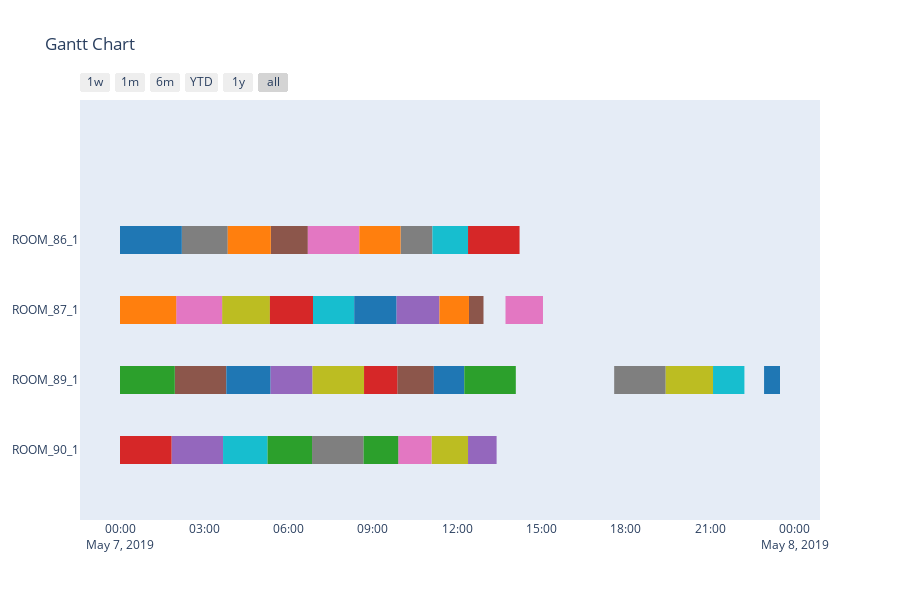

Notebook code for this chart:
### Code cell
df = []
for row in resourcePlanning.itertuples():
    if row.resourceId[:4] == 'ROOM':
        df.append(dict(Task = row.resourceIdEntry, Start=row.fromDate, Finish=row.tillDate))

        
fig = ff.create_gantt(df, group_tasks=True)
fig.show()

### Figure 1 — Plotly figure (JSON) as saved in the notebook; plotly's stock layout.template omitted (floating-point values rounded to 4 significant figures)
{"data": [{"fill": "toself", "fillcolor": "rgb(127, 127, 127)", "hoverinfo": "name", "legendgroup": "rgb(127, 127, 127)", "mode": "none", "name": "ROOM_89_1", "type": "scatter", "x": ["2019-05-07T02:12:00", "2019-05-07T03:50:00", "2019-05-07T03:50:00", "2019-05-07T02:12:00", "2019-05-07T02:12:00", "2019-05-07T06:50:00", "2019-05-07T08:40:00", "2019-05-07T08:40:00", "2019-05-07T06:50:00", "2019-05-07T06:50:00", "2019-05-07T09:59:00", "2019-05-07T11:07:00", "2019-05-07T11:07:00", "2019-05-07T09:59:00", "2019-05-07T09:59:00", "2019-05-07T17:35:00", "2019-05-07T19:25:00", "2019-05-07T19:25:00", "2019-05-07T17:35:00"], "y": [2.8, 2.8, 3.2, 3.2, null, -0.2, -0.2, 0.2, 0.2, null, 2.8, 2.8, 3.2, 3.2, null, 0.8, 0.8, 1.2, 1.2]}, {"fill": "toself", "fillcolor": "rgb(140, 86, 75)", "hoverinfo": "name", "legendgroup": "rgb(140, 86, 75)", "mode": "none", "name": "ROOM_87_1", "type": "scatter", "x": ["2019-05-07T01:57:00", "2019-05-07T03:47:00", "2019-05-07T03:47:00", "2019-05-07T01:57:00", "2019-05-07T01:57:00", "2019-05-07T05:22:00", "2019-05-07T06:41:00", "2019-05-07T06:41:00", "2019-05-07T05:22:00", "2019-05-07T05:22:00", "2019-05-07T09:52:00", "2019-05-07T11:10:00", "2019-05-07T11:10:00", "2019-05-07T09:52:00", "2019-05-07T09:52:00", "2019-05-07T12:25:00", "2019-05-07T12:56:00", "2019-05-07T12:56:00", "2019-05-07T12:25:00"], "y": [0.8, 0.8, 1.2, 1.2, null, 2.8, 2.8, 3.2, 3.2, null, 0.8, 0.8, 1.2, 1.2, null, 1.8, 1.8, 2.2, 2.2]}, {"fill": "toself", "fillcolor": "rgb(148, 103, 189)", "hoverinfo": "name", "legendgroup": "rgb(148, 103, 189)", "mode": "none", "name": "ROOM_90_1", "type": "scatter", "x": ["2019-05-07T01:50:00", "2019-05-07T03:40:00", "2019-05-07T03:40:00", "2019-05-07T01:50:00", "2019-05-07T01:50:00", "2019-05-07T05:21:00", "2019-05-07T06:51:00", "2019-05-07T06:51:00", "2019-05-07T05:21:00", "2019-05-07T05:21:00", "2019-05-07T09:50:00", "2019-05-07T11:22:00", "2019-05-07T11:22:00", "2019-05-07T09:50:00", "2019-05-07T09:50:00", "2019-05-07T12:23:00", "2019-05-07T13:24:00", "2019-05-07T13:24:00", "2019-05-07T12:23:00"], "y": [-0.2, -0.2, 0.2, 0.2, null, 0.8, 0.8, 1.2, 1.2, null, 1.8, 1.8, 2.2, 2.2, null, -0.2, -0.2, 0.2, 0.2]}, {"fill": "toself", "fillcolor": "rgb(188, 189, 34)", "hoverinfo": "name", "legendgroup": "rgb(188, 189, 34)", "mode": "none", "name": "ROOM_89_1", "type": "scatter", "x": ["2019-05-07T03:38:00", "2019-05-07T05:20:00", "2019-05-07T05:20:00", "2019-05-07T03:38:00", "2019-05-07T03:38:00", "2019-05-07T06:51:00", "2019-05-07T08:41:00", "2019-05-07T08:41:00", "2019-05-07T06:51:00", "2019-05-07T06:51:00", "2019-05-07T11:05:00", "2019-05-07T12:23:00", "2019-05-07T12:23:00", "2019-05-07T11:05:00", "2019-05-07T11:05:00", "2019-05-07T19:25:00", "2019-05-07T21:06:00", "2019-05-07T21:06:00", "2019-05-07T19:25:00"], "y": [1.8, 1.8, 2.2, 2.2, null, 0.8, 0.8, 1.2, 1.2, null, -0.2, -0.2, 0.2, 0.2, null, 0.8, 0.8, 1.2, 1.2]}, {"fill": "toself", "fillcolor": "rgb(214, 39, 40)", "hoverinfo": "name", "legendgroup": "rgb(214, 39, 40)", "mode": "none", "name": "ROOM_86_1", "type": "scatter", "x": ["2019-05-07T00:00:00", "2019-05-07T01:50:00", "2019-05-07T01:50:00", "2019-05-07T00:00:00", "2019-05-07T00:00:00", "2019-05-07T05:20:00", "2019-05-07T06:52:00", "2019-05-07T06:52:00", "2019-05-07T05:20:00", "2019-05-07T05:20:00", "2019-05-07T08:41:00", "2019-05-07T09:52:00", "2019-05-07T09:52:00", "2019-05-07T08:41:00", "2019-05-07T08:41:00", "2019-05-07T12:23:00", "2019-05-07T14:13:00", "2019-05-07T14:13:00", "2019-05-07T12:23:00"], "y": [-0.2, -0.2, 0.2, 0.2, null, 1.8, 1.8, 2.2, 2.2, null, 0.8, 0.8, 1.2, 1.2, null, 2.8, 2.8, 3.2, 3.2]}, {"fill": "toself", "fillcolor": "rgb(227, 119, 194)", "hoverinfo": "name", "legendgroup": "rgb(227, 119, 194)", "mode": "none", "name": "ROOM_87_1", "type": "scatter", "x": ["2019-05-07T02:00:00", "2019-05-07T03:38:00", "2019-05-07T03:38:00", "2019-05-07T02:00:00", "2019-05-07T02:00:00", "2019-05-07T06:41:00", "2019-05-07T08:31:00", "2019-05-07T08:31:00", "2019-05-07T06:41:00", "2019-05-07T06:41:00", "2019-05-07T09:54:00", "2019-05-07T11:05:00", "2019-05-07T11:05:00", "2019-05-07T09:54:00", "2019-05-07T09:54:00", "2019-05-07T13:43:00", "2019-05-07T15:03:00", "2019-05-07T15:03:00", "2019-05-07T13:43:00"], "y": [1.8, 1.8, 2.2, 2.2, null, 2.8, 2.8, 3.2, 3.2, null, -0.2, -0.2, 0.2, 0.2, null, 1.8, 1.8, 2.2, 2.2]}, {"fill": "toself", "fillcolor": "rgb(23, 190, 207)", "hoverinfo": "name", "legendgroup": "rgb(23, 190, 207)", "mode": "none", "name": "ROOM_89_1", "type": "scatter", "x": ["2019-05-07T03:40:00", "2019-05-07T05:15:00", "2019-05-07T05:15:00", "2019-05-07T03:40:00", "2019-05-07T03:40:00", "2019-05-07T06:52:00", "2019-05-07T08:20:00", "2019-05-07T08:20:00", "2019-05-07T06:52:00", "2019-05-07T06:52:00", "2019-05-07T11:07:00", "2019-05-07T12:23:00", "2019-05-07T12:23:00", "2019-05-07T11:07:00", "2019-05-07T11:07:00", "2019-05-07T21:06:00", "2019-05-07T22:13:00", "2019-05-07T22:13:00", "2019-05-07T21:06:00"], "y": [-0.2, -0.2, 0.2, 0.2, null, 1.8, 1.8, 2.2, 2.2, null, 2.8, 2.8, 3.2, 3.2, null, 0.8, 0.8, 1.2, 1.2]}, {"fill": "toself", "fillcolor": "rgb(255, 127, 14)", "hoverinfo": "name", "legendgroup": "rgb(255, 127, 14)", "mode": "none", "name": "ROOM_87_1", "type": "scatter", "x": ["2019-05-07T00:00:00", "2019-05-07T02:00:00", "2019-05-07T02:00:00", "2019-05-07T00:00:00", "2019-05-07T00:00:00", "2019-05-07T03:50:00", "2019-05-07T05:22:00", "2019-05-07T05:22:00", "2019-05-07T03:50:00", "2019-05-07T03:50:00", "2019-05-07T08:31:00", "2019-05-07T09:59:00", "2019-05-07T09:59:00", "2019-05-07T08:31:00", "2019-05-07T08:31:00", "2019-05-07T11:22:00", "2019-05-07T12:25:00", "2019-05-07T12:25:00", "2019-05-07T11:22:00"], "y": [1.8, 1.8, 2.2, 2.2, null, 2.8, 2.8, 3.2, 3.2, null, 2.8, 2.8, 3.2, 3.2, null, 1.8, 1.8, 2.2, 2.2]}, {"fill": "toself", "fillcolor": "rgb(31, 119, 180)", "hoverinfo": "name", "legendgroup": "rgb(31, 119, 180)", "mode": "none", "name": "ROOM_89_1", "type": "scatter", "x": ["2019-05-07T00:00:00", "2019-05-07T02:12:00", "2019-05-07T02:12:00", "2019-05-07T00:00:00", "2019-05-07T00:00:00", "2019-05-07T03:47:00", "2019-05-07T05:21:00", "2019-05-07T05:21:00", "2019-05-07T03:47:00", "2019-05-07T03:47:00", "2019-05-07T08:20:00", "2019-05-07T09:50:00", "2019-05-07T09:50:00", "2019-05-07T08:20:00", "2019-05-07T08:20:00", "2019-05-07T11:10:00", "2019-05-07T12:15:00", "2019-05-07T12:15:00", "2019-05-07T11:10:00", "2019-05-07T11:10:00", "2019-05-07T22:55:00", "2019-05-07T23:29:00", "2019-05-07T23:29:00", "2019-05-07T22:55:00"], "y": [2.8, 2.8, 3.2, 3.2, null, 0.8, 0.8, 1.2, 1.2, null, 1.8, 1.8, 2.2, 2.2, null, 0.8, 0.8, 1.2, 1.2, null, 0.8, 0.8, 1.2, 1.2]}, {"fill": "toself", "fillcolor": "rgb(44, 160, 44)", "hoverinfo": "name", "legendgroup": "rgb(44, 160, 44)", "mode": "none", "name": "ROOM_89_1", "type": "scatter", "x": ["2019-05-07T00:00:00", "2019-05-07T01:57:00", "2019-05-07T01:57:00", "2019-05-07T00:00:00", "2019-05-07T00:00:00", "2019-05-07T05:15:00", "2019-05-07T06:50:00", "2019-05-07T06:50:00", "2019-05-07T05:15:00", "2019-05-07T05:15:00", "2019-05-07T08:40:00", "2019-05-07T09:54:00", "2019-05-07T09:54:00", "2019-05-07T08:40:00", "2019-05-07T08:40:00", "2019-05-07T12:15:00", "2019-05-07T14:05:00", "2019-05-07T14:05:00", "2019-05-07T12:15:00"], "y": [0.8, 0.8, 1.2, 1.2, null, -0.2, -0.2, 0.2, 0.2, null, -0.2, -0.2, 0.2, 0.2, null, 0.8, 0.8, 1.2, 1.2]}, {"legendgroup": "rgb(127, 127, 127)", "marker": {"color": "rgb(127, 127, 127)", "opacity": 0, "size": 1}, "mode": "markers", "name": "", "showlegend": false, "text": [null, null, null, null, null, null, null, null], "type": "scatter", "x": ["2019-05-07T02:12:00", "2019-05-07T03:50:00", "2019-05-07T06:50:00", "2019-05-07T08:40:00", "2019-05-07T09:59:00", "2019-05-07T11:07:00", "2019-05-07T17:35:00", "2019-05-07T19:25:00"], "y": [3, 3, 0, 0, 3, 3, 1, 1]}, {"legendgroup": "rgb(140, 86, 75)", "marker": {"color": "rgb(140, 86, 75)", "opacity": 0, "size": 1}, "mode": "markers", "name": "", "showlegend": false, "text": [null, null, null, null, null, null, null, null], "type": "scatter", "x": ["2019-05-07T01:57:00", "2019-05-07T03:47:00", "2019-05-07T05:22:00", "2019-05-07T06:41:00", "2019-05-07T09:52:00", "2019-05-07T11:10:00", "2019-05-07T12:25:00", "2019-05-07T12:56:00"], "y": [1, 1, 3, 3, 1, 1, 2, 2]}, {"legendgroup": "rgb(148, 103, 189)", "marker": {"color": "rgb(148, 103, 189)", "opacity": 0, "size": 1}, "mode": "markers", "name": "", "showlegend": false, "text": [null, null, null, null, null, null, null, null], "type": "scatter", "x": ["2019-05-07T01:50:00", "2019-05-07T03:40:00", "2019-05-07T05:21:00", "2019-05-07T06:51:00", "2019-05-07T09:50:00", "2019-05-07T11:22:00", "2019-05-07T12:23:00", "2019-05-07T13:24:00"], "y": [0, 0, 1, 1, 2, 2, 0, 0]}, {"legendgroup": "rgb(188, 189, 34)", "marker": {"color": "rgb(188, 189, 34)", "opacity": 0, "size": 1}, "mode": "markers", "name": "", "showlegend": false, "text": [null, null, null, null, null, null, null, null], "type": "scatter", "x": ["2019-05-07T03:38:00", "2019-05-07T05:20:00", "2019-05-07T06:51:00", "2019-05-07T08:41:00", "2019-05-07T11:05:00", "2019-05-07T12:23:00", "2019-05-07T19:25:00", "2019-05-07T21:06:00"], "y": [2, 2, 1, 1, 0, 0, 1, 1]}, {"legendgroup": "rgb(214, 39, 40)", "marker": {"color": "rgb(214, 39, 40)", "opacity": 0, "size": 1}, "mode": "markers", "name": "", "showlegend": false, "text": [null, null, null, null, null, null, null, null], "type": "scatter", "x": ["2019-05-07T00:00:00", "2019-05-07T01:50:00", "2019-05-07T05:20:00", "2019-05-07T06:52:00", "2019-05-07T08:41:00", "2019-05-07T09:52:00", "2019-05-07T12:23:00", "2019-05-07T14:13:00"], "y": [0, 0, 2, 2, 1, 1, 3, 3]}, {"legendgroup": "rgb(227, 119, 194)", "marker": {"color": "rgb(227, 119, 194)", "opacity": 0, "size": 1}, "mode": "markers", "name": "", "showlegend": false, "text": [null, null, null, null, null, null, null, null], "type": "scatter", "x": ["2019-05-07T02:00:00", "2019-05-07T03:38:00", "2019-05-07T06:41:00", "2019-05-07T08:31:00", "2019-05-07T09:54:00", "2019-05-07T11:05:00", "2019-05-07T13:43:00", "2019-05-07T15:03:00"], "y": [2, 2, 3, 3, 0, 0, 2, 2]}, {"legendgroup": "rgb(23, 190, 207)", "marker": {"color": "rgb(23, 190, 207)", "opacity": 0, "size": 1}, "mode": "markers", "name": "", "showlegend": false, "text": [null, null, null, null, null, null, null, null], "type": "scatter", "x": ["2019-05-07T03:40:00", "2019-05-07T05:15:00", "2019-05-07T06:52:00", "2019-05-07T08:20:00", "2019-05-07T11:07:00", "2019-05-07T12:23:00", "2019-05-07T21:06:00", "2019-05-07T22:13:00"], "y": [0, 0, 2, 2, 3, 3, 1, 1]}, {"legendgroup": "rgb(255, 127, 14)", "marker": {"color": "rgb(255, 127, 14)", "opacity": 0, "size": 1}, "mode": "markers", "name": "", "showlegend": false, "text": [null, null, null, null, null, null, null, null], "type": "scatter", "x": ["2019-05-07T00:00:00", "2019-05-07T02:00:00", "2019-05-07T03:50:00", "2019-05-07T05:22:00", "2019-05-07T08:31:00", "2019-05-07T09:59:00", "2019-05-07T11:22:00", "2019-05-07T12:25:00"], "y": [2, 2, 3, 3, 3, 3, 2, 2]}, {"legendgroup": "rgb(31, 119, 180)", "marker": {"color": "rgb(31, 119, 180)", "opacity": 0, "size": 1}, "mode": "markers", "name": "", "showlegend": false, "text": [null, null, null, null, null, null, null, null, null, null], "type": "scatter", "x": ["2019-05-07T00:00:00", "2019-05-07T02:12:00", "2019-05-07T03:47:00", "2019-05-07T05:21:00", "2019-05-07T08:20:00", "2019-05-07T09:50:00", "2019-05-07T11:10:00", "2019-05-07T12:15:00", "2019-05-07T22:55:00", "2019-05-07T23:29:00"], "y": [3, 3, 1, 1, 2, 2, 1, 1, 1, 1]}, {"legendgroup": "rgb(44, 160, 44)", "marker": {"color": "rgb(44, 160, 44)", "opacity": 0, "size": 1}, "mode": "markers", "name": "", "showlegend": false, "text": [null, null, null, null, null, null, null, null], "type": "scatter", "x": ["2019-05-07T00:00:00", "2019-05-07T01:57:00", "2019-05-07T05:15:00", "2019-05-07T06:50:00", "2019-05-07T08:40:00", "2019-05-07T09:54:00", "2019-05-07T12:15:00", "2019-05-07T14:05:00"], "y": [1, 1, 0, 0, 0, 0, 1, 1]}], "layout": {"height": 600, "hovermode": "closest", "showlegend": false, "title": {"text": "Gantt Chart"}, "xaxis": {"rangeselector": {"buttons": [{"count": 7, "label": "1w", "step": "day", "stepmode": "backward"}, {"count": 1, "label": "1m", "step": "month", "stepmode": "backward"}, {"count": 6, "label": "6m", "step": "month", "stepmode": "backward"}, {"count": 1, "label": "YTD", "step": "year", "stepmode": "todate"}, {"count": 1, "label": "1y", "step": "year", "stepmode": "backward"}, {"step": "all"}]}, "showgrid": false, "type": "date", "zeroline": false}, "yaxis": {"autorange": false, "range": [-1, 5], "showgrid": false, "ticktext": ["ROOM_90_1", "ROOM_89_1", "ROOM_87_1", "ROOM_86_1"], "tickvals": [0, 1, 2, 3], "zeroline": false}}}
